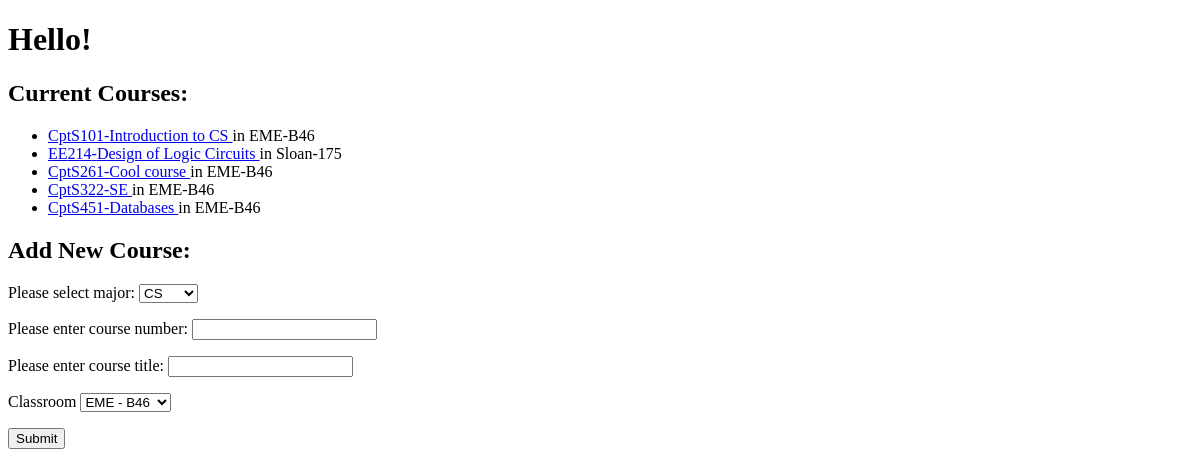
Before: / with the older database file.
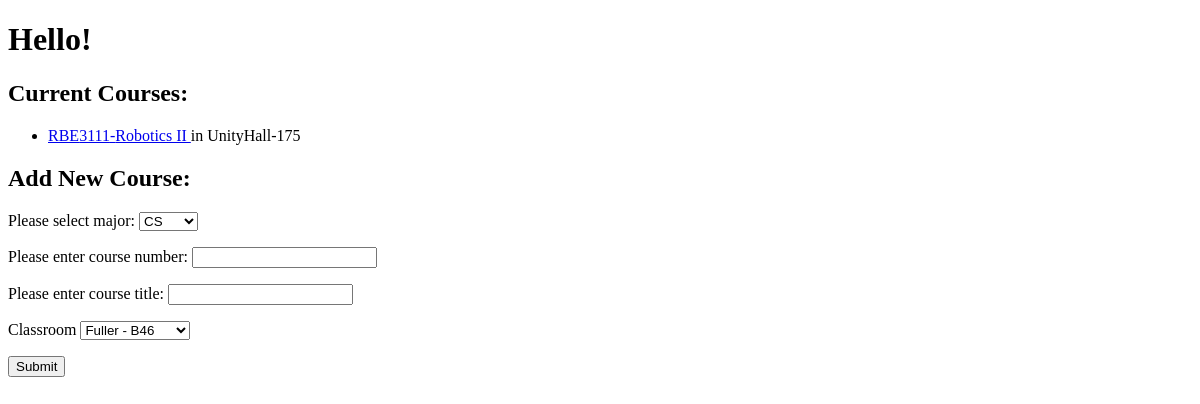
After: the same page with the newer database file.
### app/models.py (models this page shows, shortened)
class Course(db.Model):
    id = db.Column(db.Integer, primary_key=True)
    coursenum = db.Column(db.String(3))
    title = db.Column(db.String(150))
    major = db.Column(db.String(20))
    roomid = db.Column(db.Integer,db.ForeignKey('room.id'))
    classroom = db.relationship('Room', back_populates='courses')

class Room(db.Model):
    id = db.Column(db.Integer, primary_key=True)
    building = db.Column(db.String(50))
    roomNumber = db.Column(db.String(50))
    capacity = db.Column(db.Integer)
    courses = db.relationship('Course', back_populates='classroom')

### app/routes.py (the view, shortened to what this page needs)
@app.route('/', methods=['GET', 'POST'])
def index():
    form = CourseForm()
    _courses = Course.query.order_by(Course.coursenum).order_by(Course.major). all()
    return render_template('index.html', form=form, courses = _courses)

### app/forms.py
class CourseForm(FlaskForm):
    major = SelectField(label= "Please select major:", choices = ['CS', 'EE','MATH','ME', 'RBE'],validators=[DataRequired()])
    coursenum = StringField(label= "Please enter course number:", validators=[DataRequired()])
    title = StringField(label= "Please enter course title:", validators=[DataRequired()])
    classroom = QuerySelectField('Classroom', query_factory = get_rooms, get_label = getRoomLabel , allow_blank=False)
    submit = SubmitField('Submit')

### app/forms.py (called while the page is built)
def get_rooms():
    return Room.query.all()

def getRoomLabel(theroom):
    return "{} - {}".format(theroom.building, theroom.roomNumber)

### app/routes.py (called while the page is built)
@app.before_request
def initDB(*args, **kwargs):
    if app._got_first_request:
        db.create_all()
        allrooms = [{'building' : 'Fuller', 'roomNumber' : 'B46', 'capacity' : 60},
                    {'building' : 'UnityHall', 'roomNumber' : '175', 'capacity' : 100},
                    {'building' : 'UnityHall', 'roomNumber' : '150', 'capacity' : 80}]
        if Room.query.count() == 0:
            for room in allrooms:
                theroom = Room (building = room['building'],roomNumber=room['roomNumber'], capacity = room['capacity'] )
                db.session.add(theroom)
                db.session.commit()

### app/templates/index.html (shortened to what this page needs)
<!DOCTYPE HTML>
<html>
  <head>
  </head>
  <h1> Hello!</h1>
  <body>
    <h2>Current Courses:</h2>
    <ul>
      {% for course in courses %}
        <li> <a href="{{url_for('course', name= '{}{}-{}'.format(course.major,course.coursenum,course.title)) }}" >
                   {{ course.major}}{{course.coursenum}}-{{course.title}}  </a> in {{course.classroom.building}}-{{course.classroom.roomNumber}}</li>
      {% endfor %}
    </ul>
    <h2>Add New Course:</h2>
    <form method="POST">
      <p>{{ form.major.label}}
         {{ form.major()}}
      </p>
      <p>{{ form.coursenum.label}}
        {{ form.coursenum()}}
     </p>
     <p>{{ form.title.label}}
      {{ form.title()}}
     </p>
     <p>{{ form.classroom.label}}
      {{ form.classroom()}}
     </p>
    <p>{{ form.submit()}}</p>
    </form>
  </body>
</html>

Changed rows visible on the page:
removed Course: major "CptS", coursenum "101", title "Introduction to CS", classroom.building "EME", classroom.roomNumber "B46"
removed Course: major "CptS", coursenum "261", title "Cool course", classroom.building "EME", classroom.roomNumber "B46"
removed Course: major "CptS", coursenum "322", title "SE", classroom.building "EME", classroom.roomNumber "B46"
removed Course: major "CptS", coursenum "451", title "Databases", classroom.building "EME", classroom.roomNumber "B46"
changed Course: major "EE" → "RBE"; coursenum "214" → "3111"; title "Design of Logic Circuits" → "Robotics II"; classroom.building "Sloan" → "UnityHall"
Other visible differences:
form field classroom: "EME - B46" → "Fuller - B46"
